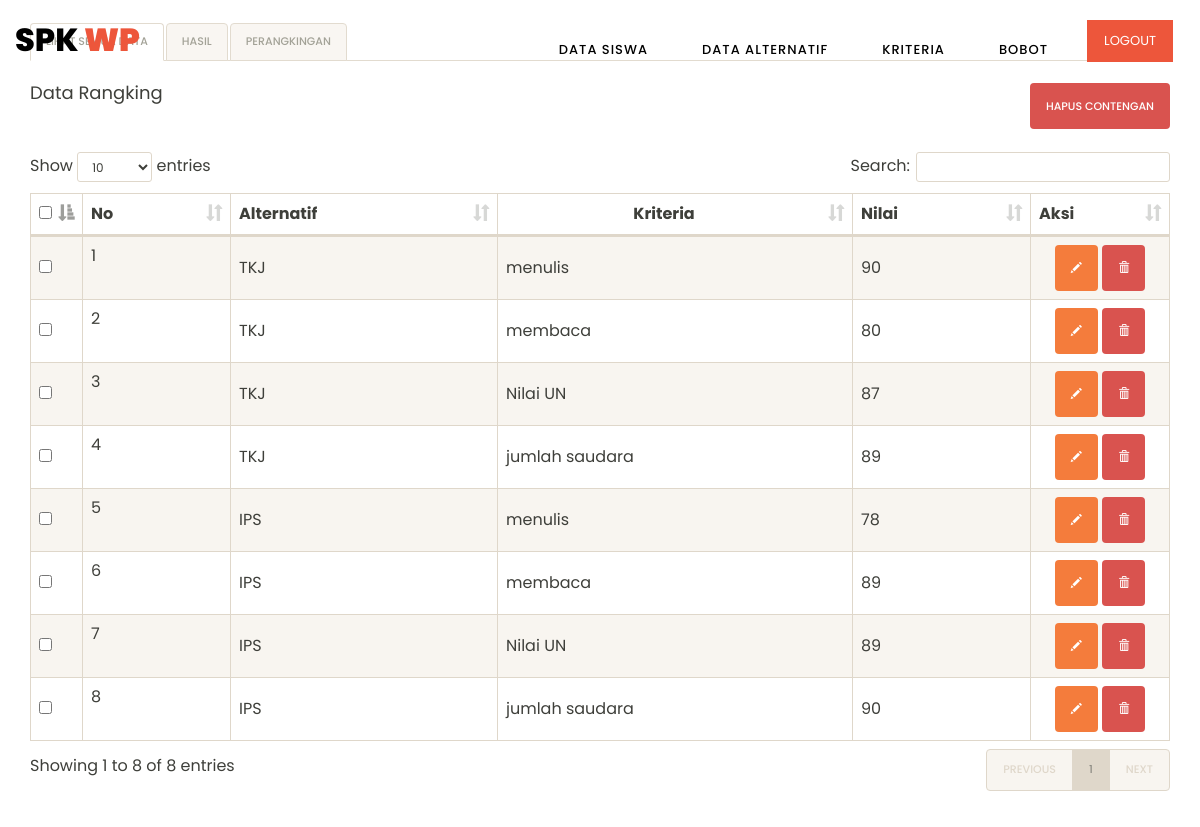
Page /admin/hasilrangking.php (signed in) on the committed database.
### tables this page shows
CREATE TABLE `wp_alternatif` (
  `id_alternatif` int(11) NOT NULL,
  `kode_alternatif` varchar(10) NOT NULL,
  `nama_alternatif` varchar(255) NOT NULL,
  `siswa` int(11) NOT NULL,
  `vektor_s` float NOT NULL
);

CREATE TABLE `wp_kriteria` (
  `id_kriteria` int(11) NOT NULL,
  `nama_kriteria` varchar(255) NOT NULL,
  `tipe_kriteria` varchar(10) NOT NULL
);

CREATE TABLE `wp_rangking` (
  `id_alternatif` int(11) NOT NULL,
  `siswa` int(11) NOT NULL,
  `id_kriteria` int(11) NOT NULL,
  `nilai_rangking` double NOT NULL,
  `nilai_normalisasi` double NOT NULL
);

### admin/includes/bobot.inc.php (called while the page is built, shortened)
<?php
class Bobot{
	private $conn;
	private $table_name = "wp_bobot";
	public function __construct($db){
		$this->conn = $db;
	}
	function readAll(){
		$query = "SELECT * FROM ".$this->table_name." a, wp_kriteria b where a.id_kriteria=b.id_kriteria ";
		$stmt = $this->conn->prepare( $query );
		$stmt->execute();
		return $stmt;
	}
}
?>

### admin/includes/rangking.inc.php (called while the page is built, shortened)
<?php
class Rangking{
	private $conn;
	public function __construct($db){
		$this->conn = $db;
	}
	function readKhusus(){
		$query = "SELECT * FROM wp_alternatif a, wp_kriteria b, wp_rangking c where a.id_alternatif=c.id_alternatif and b.id_kriteria=c.id_kriteria order by a.id_alternatif ASC";
		$stmt = $this->conn->prepare( $query );
		$stmt->execute();
		return $stmt;
	}
}
?>

### admin/hasilrangking.php (the view, shortened to what this page needs)
<?php
include_once 'header.php';
include_once 'includes/rangking.inc.php';
$pro = new Rangking($db);
$stmt = $pro->readKhusus();
include_once 'includes/bobot.inc.php';
            ?>
    <div class="main-content">
	<br/>
	<div>
	  <ul class="nav nav-tabs" role="tablist">
	    <li role="presentation" class="active"><a href="#lihat" aria-controls="lihat" role="tab" data-toggle="tab">Lihat Semua Data</a></li>
	    <li role="presentation"><a href="#rangking" aria-controls="rangking" role="tab" data-toggle="tab">Hasil</a></li>
	    <li role="presentation"><a href="#rangking" aria-controls="rangking" role="tab" data-toggle="tab">Perangkingan</a></li>
	  </ul>
	  <div class="tab-content">
	    <div role="tabpanel" class="tab-pane active" id="lihat">
	    	<br/>
	    	<form method="post">
			<div class="row">
				<div class="col-md-6 text-left">
					<h4>Data Rangking</h4>
				</div>
				<div class="col-md-6 text-right">
		            <button type="submit" name="hapus-contengan" class="btn btn-danger">Hapus Contengan</button>
				</div>
			</div>
			<br/>
			<table width="100%" class="table table-striped table-bordered" id="tabeldata">
		        <thead>
		            <tr>
		            	<th width="10px"><input type="checkbox" name="select-all" id="select-all" /></th>
		            	<th>No</th>
		                <th>Alternatif</th>
		                <th class="text-center">Kriteria</th>
		                <th>Nilai</th>
		                <th width="100px">Aksi</th>
		            </tr>
		        </thead>
		        <tbody>
		<?php
		$no=1;
		while ($row = $stmt->fetch(PDO::FETCH_ASSOC)){
		?>
		            <tr>
		            	<td style="vertical-align:middle;"><input type="checkbox" value="<?php echo $row['id_alternatif'] ?>" name="checkbox[]" /></td>
		            	<td><?= $no; ?></td>
		                <td style="vertical-align:middle;"><?php echo $row['nama_alternatif'] ?></td>
		                <td style="vertical-align:middle;"><?php echo $row['nama_kriteria'] ?></td>
		                <td style="vertical-align:middle;"><?php echo $row['nilai_rangking'] ?></td>
		                <td class="text-center" style="vertical-align:middle;">
							<a href="rangking-ubah.php?ia=<?php echo $row['id_alternatif'] ?>&ik=<?php echo $row['id_kriteria'] ?>" class="btn btn-warning"><span class="glyphicon glyphicon-pencil" aria-hidden="true"></span></a>
							<a href="rangking-hapus.php?ia=<?php echo $row['id_alternatif'] ?>&ik=<?php echo $row['id_kriteria'] ?>" onclick="return confirm('Yakin ingin menghapus data')" class="btn btn-danger"><span class="glyphicon glyphicon-trash" aria-hidden="true"></span></a>
					    </td>
		            </tr>
		            <?php $no++;  ?>
		<?php
		}
		?>
		        </tbody>
		    </table>
		    	</form>
	    </div>
	  </div>
	</div>
</div>
<?php
include_once 'footer.php';
?>

### assets/css/style.css (style rules this page uses)
html, body, div, span, applet, object, iframe, h1, h2, h3, h4, h5, h6, p, blockquote, div pre, a, abbr, acronym, address, big, cite, code, del, dfn, em, font, img, ins, kbd, q, s, samp, small, strike, strong, sub, sup, tt, var, b, u, i, center, dl, dt, dd, ol, ul, li, figure, header, nav, section, article, aside, footer, figcaption { margin: 0; padding: 0; border: 0; outline: 0; }
ul, li { padding: 0; margin: 0; list-style: none; }
* { box-sizing: border-box; }
html, body { font-family: "Poppins", sans-serif; font-weight: 400; background-color: #fff; font-size: 16px; -ms-text-size-adjust: 100%; -webkit-font-smoothing: antialiased; -moz-osx-font-smoothing: grayscale; }
a { text-decoration: none !important; }
h1, h2, h3, h4, h5, h6 { margin-top: 0px; margin-bottom: 0px; }
ul { margin-bottom: 0px; }
html, body { background: #fff; font-family: "Poppins", sans-serif; }

### rows in the picture
wp_alternatif: nama_alternatif "TKJ", wp_kriteria.nama_kriteria "menulis", wp_rangking.nilai_rangking "90", wp_kriteria.nama_kriteria "membaca", wp_rangking.nilai_rangking "80", wp_kriteria.nama_kriteria "Nilai UN", wp_rangking.nilai_rangking "87", wp_kriteria.nama_kriteria "jumlah saudara", wp_rangking.nilai_rangking "89"
wp_alternatif: nama_alternatif "IPS", wp_kriteria.nama_kriteria "menulis", wp_rangking.nilai_rangking "78", wp_kriteria.nama_kriteria "membaca", wp_rangking.nilai_rangking "89", wp_kriteria.nama_kriteria "Nilai UN", wp_kriteria.nama_kriteria "jumlah saudara", wp_rangking.nilai_rangking "90"
